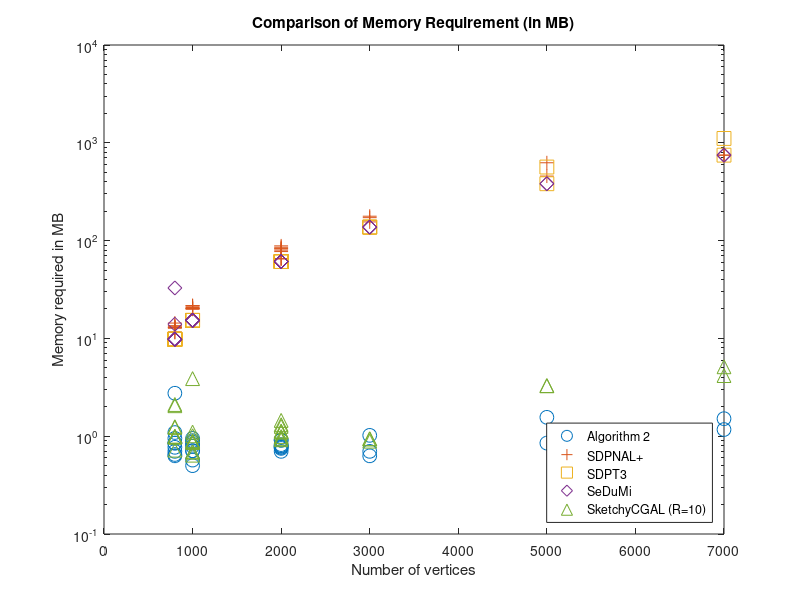

This chart was generated by the following MATLAB code:
Algo = [0.95;
0.85;
0.85;
2.75;
1.09;
0.63;
0.77;
0.7;
0.65;
0.79;
0.91;
0.77;
0.77;
0.82;
0.8;
0.75;
0.91;
0.7;
0.71;
0.71;
0.5;
0.95;
0.83;
1.02;
0.63;
0.7;
0.57;
0.87;
0.79;
0.9;
0.85;
1.56;
1.17;
1.51];

SDPNAL = [12.91;
11.63;
12.98;
13.5;
13.17;
11.5;
14.35;
12.86;
12.71;
77.25;
65.22;
65.5;
79.91;
65.17;
83.37;
88.36;
82.34;
85.53;
20.11;
20.42;
20.24;
19.85;
20.3;
155.23;
171.66;
177.57;
21.65;
21.4;
21.55;
20.73;
456.57;
625.07;
747.75;
747.75];


SDPT3 = [9.786;
9.79;
9.79;
9.79;
9.79;
9.78;
9.78;
9.78;
9.78;
61.07;
61.07;
61.05;
61.06;
61.11;
61.06;
61.05;
61.05;
61.05;
15.27;
15.27;
15.27;
15.27;
15.27;
137.34;
137.36;
137.36;
15.28;
15.27;
15.27;
15.27;
565.14;
381.53;
1107.8;
747.79];

SeDuMi = [9.81;
9.8;
13.97;
32.79;
9.8;
9.82;
9.82;
9.82;
9.81;
61.13;
61.13;
61.13;
61.13;
61.13;
61.13;
61.13;
61.13;
61.13;
15.31;
15.31;
15.36;
15.31;
15.31;
137.42;
137.42;
137.49;
15.31;
15.32;
15.33;
15.32;
381.69;
381.61;
747.82;
747.81];

CGAL = [1;
2.11;
0.98;
0.98;
0.99;
1.23;
2.05;
0.72;
1.25;
1.31;
1.45;
1.11;
1.1;
1.13;
0.92;
1.26;
0.99;
0.95;
1.01;
0.86;
0.9;
1.1;
0.64;
0.94;
0.89;
0.94;
0.88;
0.69;
3.88;
0.69;
3.29;
3.28;
4.17;
5.13];

Vertices = [800;
800;
800;
800;
800;
800;
800;
800;
800;
2000;
2000;
2000;
2000;
2000;
2000;
2000;
2000;
2000;
1000;
1000;
1000;
1000;
1000;
3000;
3000;
3000;
1000;
1000;
1000;
1000;
5000;
5000;
7000;
7000];

p = figure;
semilogy(Vertices(1:length(Algo)), Algo,'o','MarkerSize',10)
title('Comparison of Memory Requirement (in MB)');
hold on;
semilogy(Vertices(1:length(SDPNAL)), SDPNAL,'+','MarkerSize',10)
semilogy(Vertices(1:length(SDPT3)), SDPT3,'s','MarkerSize',10)
semilogy(Vertices(1:length(SeDuMi)), SeDuMi,'d','MarkerSize',10)
semilogy(Vertices(1:length(CGAL)), CGAL,'^','MarkerSize',10)
hold off;
legend({'Algorithm 2','SDPNAL+','SDPT3','SeDuMi','SketchyCGAL (R=10)'},'Location','southeast');
ylabel('Memory required in MB');
xlabel('Number of vertices');
saveas(p,'MemoryPlotGSet.png');